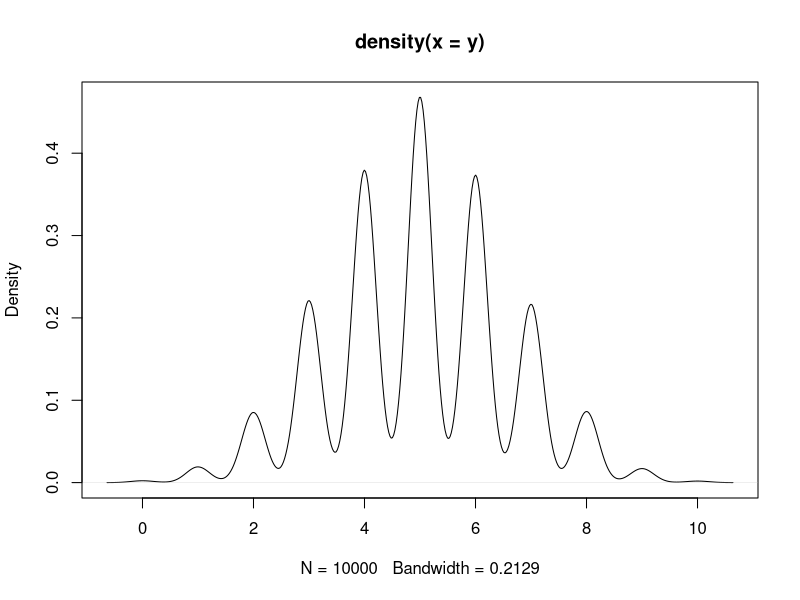

This figure's R source:
N <- 1e4
# y=rbinom(n,size = 10,prob = 0.3)
# plot(density(y))
getbinom <- function(n, p) {
    x <- numeric(n)
    for (i in 1:n) {
        temp <- choose(n, i)
        temp <- temp * (p)^i * (1 - p)^(n - i)
        x[i] <- temp
    }
    return(x)
}
f <- getbinom(10, 0.5)
cdf <- function(n, l) {
    s <- numeric(n)
    for (i in 1:n) {
        s[i] <- sum(l[1:i])
    }
    return(s)
}
g <- cdf(10, f)
g
y <- numeric(N)
for (i in 1:N) {
    foo <- runif(1)
    for (k in 1:10) {
        if (foo < g[k]) {
            y[i] <- k
            break()
        }
    }
}
plot(density(y))
